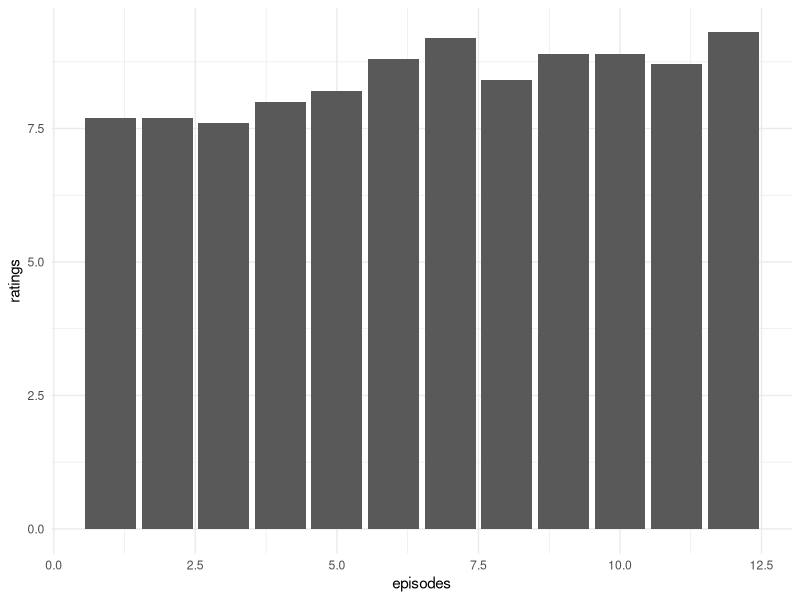
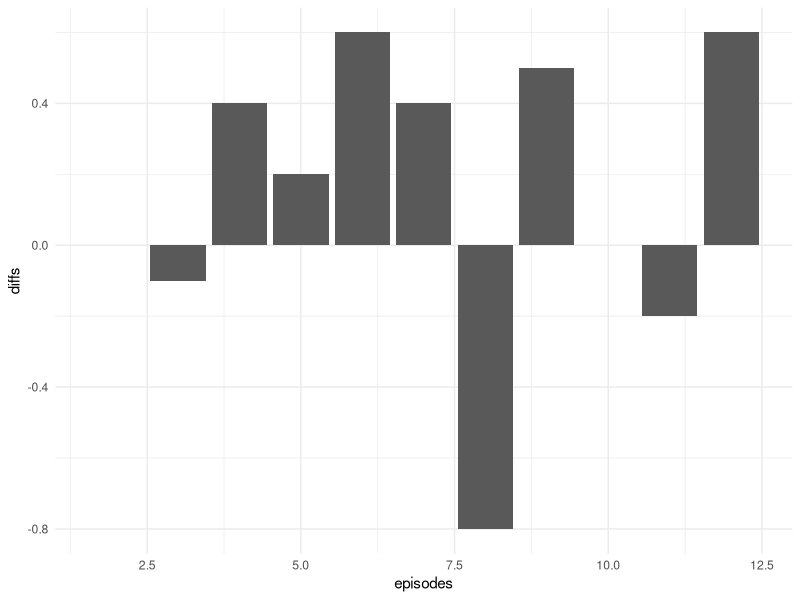

Reproduce these figures in R, in order.
## ---- chunk 1
episodes <- c(1, 2, 3, 4, 5, 6, 7, 8, 9, 10, 11, 12)
ratings <- c(7.7, 7.7, 7.6, 8.0, 8.2, 8.8, 9.2, 8.4, 8.9, 8.9, 8.7, 9.3)

data <- data.frame(episodes, ratings)
## ---- chunk 2
#| fig-cap: "ratings for each episode"

library(ggplot2)
p<-ggplot(data=data, aes(x=episodes, y=ratings)) +
  geom_bar(stat="identity") + theme_minimal()
p
## ---- chunk 3
#| fig-cap: "the change in ratings between episodes"
max_index <- which.max(data$ratings)
max_episode <- data$episodes[max_index]

data$diffs <- c(NaN, diff(ratings))
p<-ggplot(data=data, aes(x=episodes, y=diffs)) +
  geom_bar(stat="identity") + theme_minimal()
p
